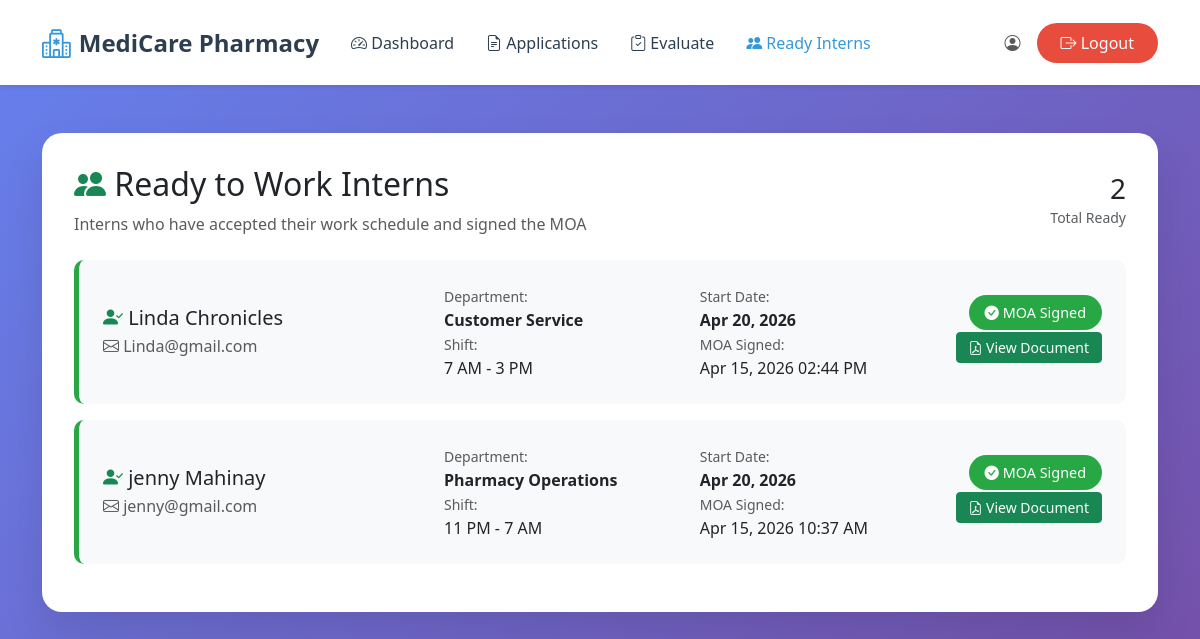
/Users/hr/view_ready_interns.php (signed in), run on the app's committed database.
### tables this page shows
CREATE TABLE `work_schedules` (
  `id` int(11) NOT NULL,
  `evaluation_id` int(11) NOT NULL,
  `user_id` int(11) NOT NULL,
  `created_by` int(11) NOT NULL,
  `start_date` date NOT NULL,
  `department` varchar(100) NOT NULL,
  `shift_type` enum('morning','afternoon','night','full_day') NOT NULL,
  `shift_time` varchar(50) NOT NULL,
  `working_days` text NOT NULL,
  `supervisor_name` varchar(100) NOT NULL,
  `location` varchar(100) NOT NULL,
  `special_instructions` text DEFAULT NULL,
  `formatted_schedule` text NOT NULL,
  `moa_document_path` varchar(500) DEFAULT NULL,
  `moa_document_name` varchar(255) DEFAULT NULL,
  `status` enum('pending','sent','acknowledged','active','completed','cancelled') DEFAULT 'pending',
  `sent_at` timestamp NULL DEFAULT NULL,
  `acknowledged_at` timestamp NULL DEFAULT NULL,
  `created_at` timestamp NOT NULL DEFAULT current_timestamp(),
  `updated_at` timestamp NOT NULL DEFAULT current_timestamp() ON UPDATE current_timestamp()
);

CREATE TABLE `users` (
  `id` int(11) NOT NULL,
  `first_name` varchar(50) NOT NULL,
  `middle_name` varchar(50) DEFAULT NULL,
  `last_name` varchar(50) NOT NULL,
  `birth_date` date DEFAULT NULL,
  `phone_number` varchar(20) NOT NULL,
  `email` varchar(100) NOT NULL,
  `password` varchar(255) NOT NULL,
  `role_id` int(11) NOT NULL DEFAULT 4,
  `is_active` tinyint(1) NOT NULL DEFAULT 1,
  `created_at` timestamp NOT NULL DEFAULT current_timestamp(),
  `updated_at` timestamp NOT NULL DEFAULT current_timestamp() ON UPDATE current_timestamp()
);

CREATE TABLE `moa_agreements` (
  `id` int(11) NOT NULL,
  `work_schedule_id` int(11) NOT NULL,
  `user_id` int(11) NOT NULL,
  `moa_content` text NOT NULL,
  `moa_version` varchar(20) DEFAULT '1.0',
  `moa_document_path` varchar(500) DEFAULT NULL,
  `moa_document_name` varchar(255) DEFAULT NULL,
  `signature_file_path` varchar(500) DEFAULT NULL,
  `signature_file_name` varchar(255) DEFAULT NULL,
  `moa_uploaded_at` timestamp NULL DEFAULT NULL,
  `moa_uploaded_by` int(11) DEFAULT NULL,
  `lawyer_name` varchar(255) DEFAULT NULL,
  `lawyer_license_number` varchar(100) DEFAULT NULL,
  `approval_date` date DEFAULT NULL,
  `approval_notes` text DEFAULT NULL,
  `agreement_date` date NOT NULL,
  `start_date` date NOT NULL,
  `department` varchar(100) NOT NULL,
  `supervisor_name` varchar(100) NOT NULL,
  `location` varchar(100) NOT NULL,
  `intern_signature` varchar(255) NOT NULL,
  `intern_full_name` varchar(255) NOT NULL,
  `intern_email` varchar(255) NOT NULL,
  `accepted_at` timestamp NOT NULL DEFAULT current_timestamp() ON UPDATE current_timestamp(),
  `ip_address` varchar(45) NOT NULL,
  `user_agent` text DEFAULT NULL,
  `agreed_terms` tinyint(1) DEFAULT 1,
  `agreed_confidentiality` tinyint(1) DEFAULT 1,
  `agreed_schedule` tinyint(1) DEFAULT 1,
  `status` enum('active','completed','terminated','cancelled') DEFAULT 'active',
  `termination_date` date DEFAULT NULL,
  `termination_reason` text DEFAULT NULL,
  `created_at` timestamp NOT NULL DEFAULT current_timestamp(),
  `updated_at` timestamp NOT NULL DEFAULT current_timestamp() ON UPDATE current_timestamp()
);

### Users/hr/view_ready_interns.php (the view, shortened to what this page needs)
<?php
require_once '../../config.php';
$full_name = $_SESSION['full_name'];
$ready_sql = "SELECT ws.*,
              u.id as intern_id, u.first_name, u.last_name, u.email,
              ie.average_rating, ie.final_decision,
              moa.id as moa_id, moa.intern_signature, moa.accepted_at as moa_accepted_at,
              moa.ip_address, moa.moa_document_path, moa.moa_document_name,
              moa.lawyer_name, moa.lawyer_license_number
              FROM work_schedules ws
              JOIN users u ON ws.user_id = u.id
              LEFT JOIN interview_evaluations ie ON ws.evaluation_id = ie.id
              INNER JOIN moa_agreements moa ON ws.id = moa.work_schedule_id
              WHERE ws.status = 'acknowledged' AND moa.status = 'active'
              ORDER BY moa.accepted_at DESC";
$ready_result = $conn->query($ready_sql);
$ready_interns = [];
while ($row = $ready_result->fetch_assoc()) {
    $ready_interns[] = $row;
}
?>
<!DOCTYPE html>
<html lang="en">
<head>
    <link href="https://cdn.jsdelivr.net/npm/bootstrap@5.3.0/dist/css/bootstrap.min.css" rel="stylesheet">
    <link rel="stylesheet" href="https://cdn.jsdelivr.net/npm/bootstrap-icons@1.11.0/font/bootstrap-icons.css">
    <link rel="stylesheet" href="../../style.css">
</head>
<body>
    <nav class="navbar navbar-expand-lg navbar-light bg-white shadow-sm">
        <div class="container">
            <a class="navbar-brand" href="dashboard.php">
                <i class="bi bi-hospital"></i> MediCare Pharmacy
            </a>
            <div class="collapse navbar-collapse" id="navbarNav">
                <ul class="navbar-nav me-auto">
                    <li class="nav-item">
                        <a class="nav-link" href="dashboard.php">
                            <i class="bi bi-speedometer2"></i> Dashboard
                        </a>
                    </li>
                    <li class="nav-item">
                        <a class="nav-link" href="internship_applications.php">
                            <i class="bi bi-file-earmark-text"></i> Applications
                        </a>
                    </li>
                    <li class="nav-item">
                        <a class="nav-link" href="evaluate_interview.php">
                            <i class="bi bi-clipboard-check"></i> Evaluate
                        </a>
                    </li>
                    <li class="nav-item">
                        <a class="nav-link active" href="view_ready_interns.php">
                            <i class="bi bi-people-fill"></i> Ready Interns
                        </a>
                    </li>
                </ul>
                <div class="navbar-nav ms-auto">
                    <span class="navbar-text me-3">
                        <i class="bi bi-person-circle"></i> <?php echo htmlspecialchars($full_name); ?>
                    </span>
                    <a href="../logout.php" class="btn btn-logout">
                        <i class="bi bi-box-arrow-right"></i> Logout
                    </a>
                </div>
            </div>
        </div>
    </nav>
    <div class="container-page">
        <div class="container">
            <div class="page-card">
                <div class="d-flex justify-content-between align-items-center mb-4">
                    <div>
                        <h2><i class="bi bi-people-fill text-success"></i> Ready to Work Interns</h2>
                        <p class="text-muted mb-0">Interns who have accepted their work schedule and signed the MOA</p>
                    </div>
                    <div class="text-end">
                        <h3 class="mb-0"><?php echo count($ready_interns); ?></h3>
                        <small class="text-muted">Total Ready</small>
                    </div>
                </div>
                <?php if (empty($ready_interns)): ?>
                    <div class="text-center py-5">
                        <i class="bi bi-inbox" style="font-size: 4rem; color: #6c757d;"></i>
                        <h4 class="mt-3">No Ready Interns Yet</h4>
                        <p class="text-muted">Interns who accept their schedules will appear here.</p>
                    </div>
                <?php else: ?>
                    <?php foreach ($ready_interns as $intern): ?>
                        <div class="intern-card">
                            <div class="row align-items-center">
                                <div class="col-md-4">
                                    <h5 class="mb-1">
                                        <i class="bi bi-person-check-fill text-success"></i>
                                        <?php echo htmlspecialchars($intern['first_name'] . ' ' . $intern['last_name']); ?>
                                    </h5>
                                    <p class="mb-0 text-muted">
                                        <i class="bi bi-envelope"></i> <?php echo htmlspecialchars($intern['email']); ?>
                                    </p>
                                </div>
                                <div class="col-md-3">
                                    <small class="text-muted">Department:</small>
                                    <p class="mb-0"><strong><?php echo htmlspecialchars($intern['department']); ?></strong></p>
                                    <small class="text-muted">Shift:</small>
                                    <p class="mb-0"><?php echo htmlspecialchars($intern['shift_time']); ?></p>
                                </div>
                                <div class="col-md-3">
                                    <small class="text-muted">Start Date:</small>
                                    <p class="mb-0"><strong><?php echo date('M d, Y', strtotime($intern['start_date'])); ?></strong></p>
                                    <small class="text-muted">MOA Signed:</small>
                                    <p class="mb-0"><?php echo date('M d, Y h:i A', strtotime($intern['moa_accepted_at'])); ?></p>
                                </div>
                                <div class="col-md-2 text-end">
                                    <span class="moa-badge">
                                        <i class="bi bi-check-circle-fill"></i> MOA Signed
                                    </span>
                                    <?php if ($intern['moa_document_path']): ?>
                                        <a href="<?php echo $intern['moa_document_path']; ?>" target="_blank"
                                           class="btn btn-sm btn-success mt-2 w-100">
                                            <i class="bi bi-file-earmark-pdf"></i> View Document
                                        </a>
                                    <?php endif; ?>
                                </div>
                            </div>
                        </div>
                    <?php endforeach; ?>
                <?php endif; ?>
            </div>
        </div>
    </div>
</body>
</html>

### style.css (style rules this page uses)
* { margin: 0; padding: 0; box-sizing: border-box; }
body { font-family: 'Segoe UI', Tahoma, Geneva, Verdana, sans-serif; overflow-x: hidden; }
.navbar { background-color: rgba(255, 255, 255, 0.95); backdrop-filter: blur(10px); box-shadow: 0 2px 10px rgba(0, 0, 0, 0.1); padding: 1rem 0; z-index: 1000; }
.navbar-brand { font-weight: bold; font-size: 1.5rem; color: #2c3e50 !important; display: flex; align-items: center; gap: 0.5rem; }
.navbar-brand i { color: #3498db; font-size: 1.8rem; }
.navbar-nav .nav-link { color: #2c3e50 !important; font-weight: 500; margin: 0 0.5rem; transition: color 0.3s ease; }
.navbar-nav .nav-link:hover, .navbar-nav .nav-link.active { color: #3498db !important; }

### Users/hr/view_ready_interns.php (style rules this page uses)
.container-page { min-height: 100vh; background: linear-gradient(135deg, #667eea 0%, #764ba2 100%); padding: 2rem 0; }
.page-card { background: white; border-radius: 20px; box-shadow: 0 20px 40px rgba(0, 0, 0, 0.1); padding: 2rem; margin: 1rem 0; }
.btn-logout { background: #e74c3c; color: white; border: none; border-radius: 25px; padding: 0.5rem 1.5rem; transition: all 0.3s ease; }
.intern-card { background: #f8f9fa; border-left: 5px solid #28a745; padding: 1.5rem; border-radius: 10px; margin-bottom: 1rem; transition: all 0.3s; }
.moa-badge { background: #28a745; color: white; padding: 0.5rem 1rem; border-radius: 20px; font-size: 0.9rem; }

### data on the page
work_schedules: user.last_name "Linda Chronicles", user.email "Linda@gmail.com", department "Customer Service", shift_time "7 AM - 3 PM", start_date "Apr 20, 2026", moa_agreements.accepted_at "Apr 15, 2026 02:44 PM"
work_schedules: user.last_name "jenny Mahinay", user.email "jenny@gmail.com", department "Pharmacy Operations", shift_time "11 PM - 7 AM", start_date "Apr 20, 2026", moa_agreements.accepted_at "Apr 15, 2026 10:37 AM"

### other printed values
count($ready_interns) "2"
